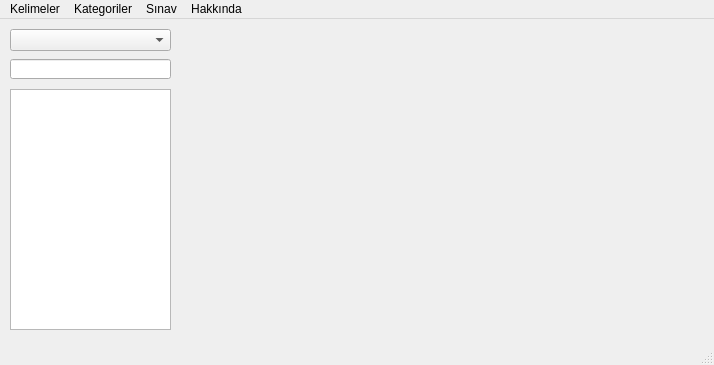
<?xml version="1.0" encoding="UTF-8"?>
<ui version="4.0">
 <class>MainWindow</class>
 <widget class="QMainWindow" name="MainWindow">
  <property name="geometry">
   <rect>
    <x>0</x>
    <y>0</y>
    <width>714</width>
    <height>365</height>
   </rect>
  </property>
  <property name="windowTitle">
   <string>İşaret Dili Sözlüğü</string>
  </property>
  <widget class="QWidget" name="centralwidget">
   <widget class="QComboBox" name="comboBox">
    <property name="geometry">
     <rect>
      <x>10</x>
      <y>10</y>
      <width>161</width>
      <height>22</height>
     </rect>
    </property>
   </widget>
   <widget class="QLineEdit" name="lineEdit">
    <property name="geometry">
     <rect>
      <x>10</x>
      <y>40</y>
      <width>161</width>
      <height>20</height>
     </rect>
    </property>
   </widget>
   <widget class="QListWidget" name="listWidget">
    <property name="geometry">
     <rect>
      <x>10</x>
      <y>70</y>
      <width>161</width>
      <height>241</height>
     </rect>
    </property>
   </widget>
   <widget class="QWidget" name="horizontalLayoutWidget">
    <property name="geometry">
     <rect>
      <x>190</x>
      <y>10</y>
      <width>501</width>
      <height>301</height>
     </rect>
    </property>
    <layout class="QHBoxLayout" name="layout">
     <property name="spacing">
      <number>6</number>
     </property>
    </layout>
   </widget>
  </widget>
  <widget class="QMenuBar" name="menubar">
   <property name="geometry">
    <rect>
     <x>0</x>
     <y>0</y>
     <width>714</width>
     <height>21</height>
    </rect>
   </property>
   <widget class="QMenu" name="menuKelimeler">
    <property name="title">
     <string>Kelimeler</string>
    </property>
    <addaction name="actionKelime_Ekle"/>
    <addaction name="actionKelime_D_zenle"/>
    <addaction name="actionKelime_Sil"/>
   </widget>
   <widget class="QMenu" name="menuKategoriler">
    <property name="title">
     <string>Kategoriler</string>
    </property>
    <addaction name="actionKategori_Ekle"/>
    <addaction name="actionKategori_D_zenle"/>
    <addaction name="actionKategori_Sil"/>
   </widget>
   <widget class="QMenu" name="menuS_nav">
    <property name="title">
     <string>Sınav</string>
    </property>
    <addaction name="actionRastgele_S_nav_Yap"/>
   </widget>
   <widget class="QMenu" name="menuHakk_nda">
    <property name="title">
     <string>Hakkında</string>
    </property>
    <addaction name="actionHakk_nda"/>
    <addaction name="separator"/>
    <addaction name="actionYard_m"/>
   </widget>
   <addaction name="menuKelimeler"/>
   <addaction name="menuKategoriler"/>
   <addaction name="menuS_nav"/>
   <addaction name="menuHakk_nda"/>
  </widget>
  <widget class="QStatusBar" name="statusbar"/>
  <action name="actionKelime_Ekle">
   <property name="text">
    <string>Kelime Ekle</string>
   </property>
  </action>
  <action name="actionKelime_D_zenle">
   <property name="text">
    <string>Kelime Düzenle</string>
   </property>
  </action>
  <action name="actionKelime_Sil">
   <property name="text">
    <string>Kelime Sil</string>
   </property>
  </action>
  <action name="actionKategori_Ekle">
   <property name="text">
    <string>Kategori Ekle</string>
   </property>
  </action>
  <action name="actionKategori_D_zenle">
   <property name="text">
    <string>Kategori Düzenle</string>
   </property>
  </action>
  <action name="actionKategori_Sil">
   <property name="text">
    <string>Kategori Sil</string>
   </property>
  </action>
  <action name="actionRastgele_S_nav_Yap">
   <property name="text">
    <string>Rastgele Sınav Yap</string>
   </property>
  </action>
  <action name="actionHakk_nda">
   <property name="text">
    <string>Hakkında</string>
   </property>
  </action>
  <action name="actionYard_m">
   <property name="text">
    <string>Yardım</string>
   </property>
  </action>
 </widget>
 <resources/>
 <connections/>
</ui>
